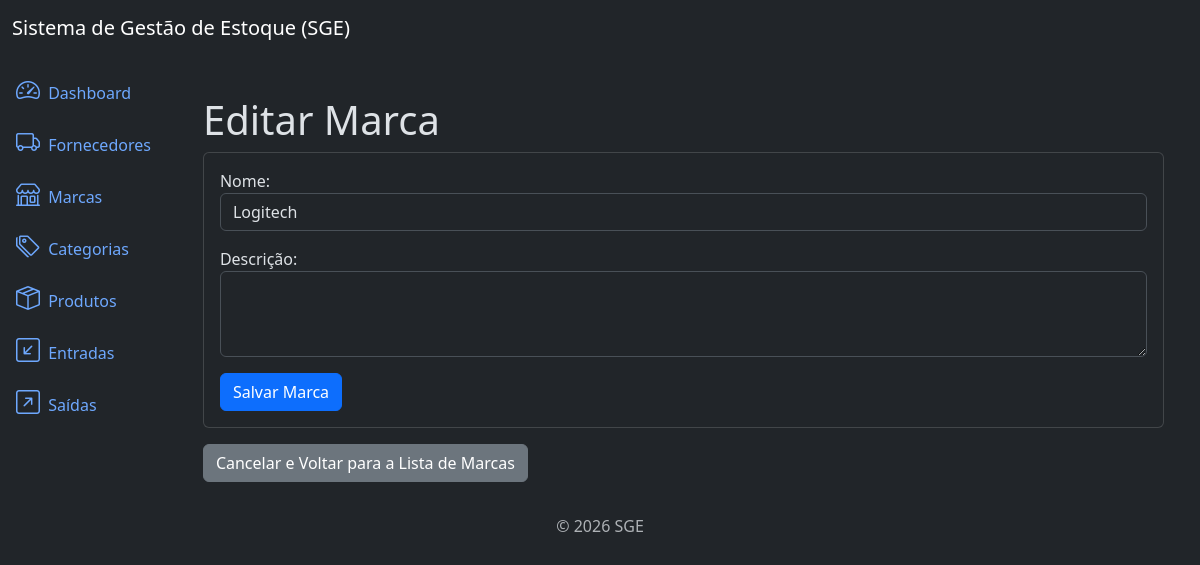
/brands/1/update, run on an earlier commit of the app's database.
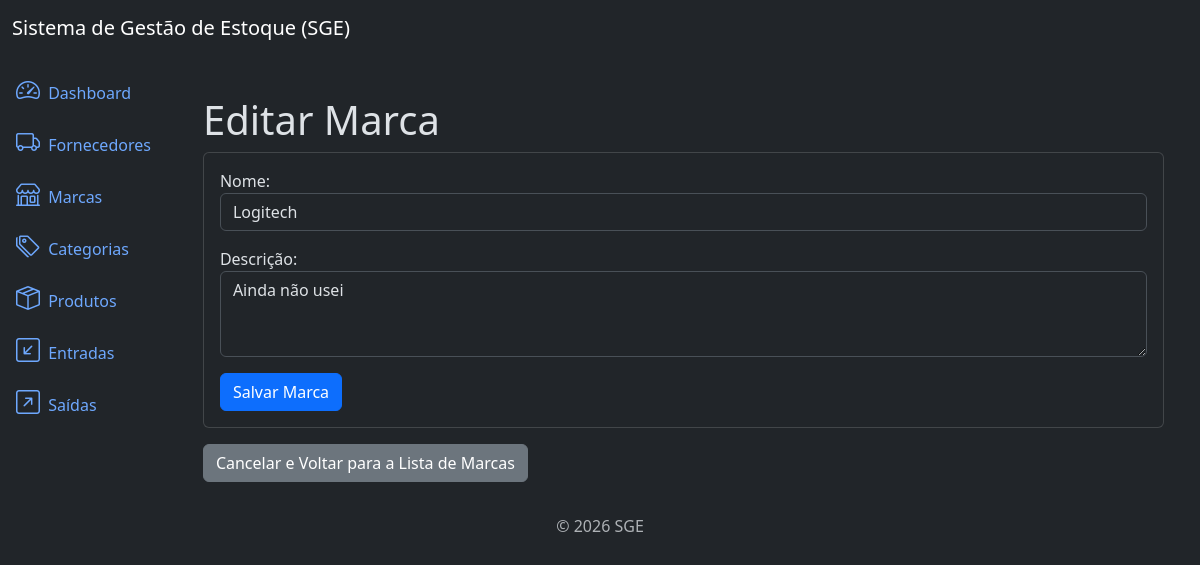
And on a later commit of the database.
### brands/models.py (models this page shows, shortened)
class Brand(models.Model):
    name = models.CharField(max_length= 500)
    description = models.TextField(null= True, blank= True)
    created_at = models.DateTimeField(auto_now_add= True)
    updated_at = models.DateTimeField(auto_now= True)
    class Meta:
        ordering = ["name"]

### brands/views.py (the view)
# urls.py: path("brands/<int:pk>/update", views.BrandUpdateView.as_view(), name= "brand_update"),
class BrandUpdateView(UpdateView):
    model = models.Brand
    template_name = "brand_update.html"
    form_class = forms.BrandForm
    success_url = reverse_lazy("brand_list")

### brands/forms.py
class BrandForm(forms.ModelForm):
    class Meta:
        model = models.Brand
        fields = ["name", "description"]
        widgets = {
            "name": forms.TextInput(attrs= {"class": "form-control"}),
            "description": forms.Textarea(attrs= {"class": "form-control", "rows": 3}),
        }
        labels = {
            "name": "Nome",
            "description": "Descrição",
        }

### brands/templates/brand_update.html (shortened to what this page needs)
{% extends 'base.html' %}
{% block content %}
<div class="container mt-4">
    <h3 class="display-6">Editar Marca</h3>
    <div class="card">
        <div class="card-body">
            <form method="post" class="form">
                {{ form.as_p}}
                <button type="submit" class="btn btn-primary">Salvar Marca</button>
            </form>
        </div>
    </div>
    <a href="{% url 'brand_list' %}" class="btn btn-secondary mt-3">Cancelar e Voltar para a Lista de Marcas</a>
</div>
{% endblock %}

What changed in the data, as far as the page shows it:
changed Brand "Logitech": description (not shown) → "Ainda não usei"
